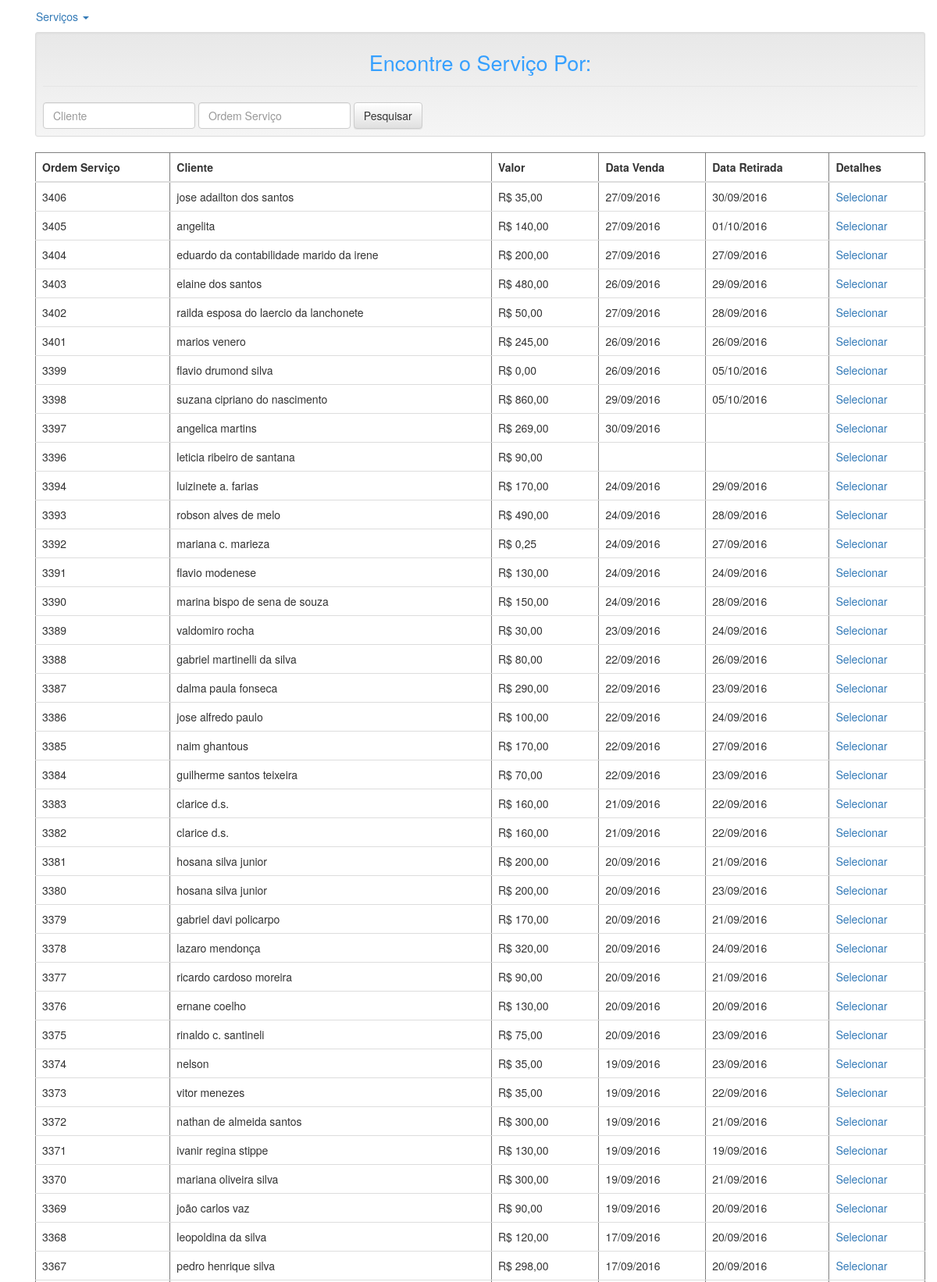
The page / (upper part) on the database its author committed.
### tables this page shows
CREATE TABLE `ordem_servico` (
  `id` int(11) NOT NULL,
  `data_venda` varchar(45) DEFAULT NULL,
  `data_retirada` varchar(45) DEFAULT NULL,
  `nome` varchar(250) DEFAULT NULL,
  `idade` int(11) DEFAULT NULL,
  `armacao` varchar(400) DEFAULT NULL,
  `lente` varchar(400) DEFAULT NULL,
  `grau_longe_od` varchar(250) DEFAULT NULL,
  `grau_longe_oe` varchar(250) DEFAULT NULL,
  `grau_perto_od` varchar(250) DEFAULT NULL,
  `grau_perto_oe` varchar(250) DEFAULT NULL,
  `valor` decimal(10,2) DEFAULT NULL,
  `forma_pagamento` varchar(400) DEFAULT NULL,
  `observacao` varchar(4000) DEFAULT NULL,
  `concluido` char(1) DEFAULT NULL,
  `email` varchar(250) DEFAULT NULL,
  `telefone` varchar(45) DEFAULT NULL,
  `celular` varchar(45) DEFAULT NULL,
  `data_cadastro` varchar(45) DEFAULT NULL,
  `os_manual` int(11) NOT NULL,
  `tipo_armacao` varchar(45) DEFAULT NULL,
  `atraves_de` varchar(45) DEFAULT NULL,
  `dp` varchar(45) DEFAULT NULL,
  `altura` varchar(45) DEFAULT NULL,
  `endereco` varchar(1000) DEFAULT NULL,
  `bairro` varchar(45) DEFAULT NULL,
  `vendedor` varchar(250) DEFAULT NULL
);

### index.php (the view, shortened to what this page needs)
<?php
require('header.php');
$ordem_servico = isset($_POST['ordem_servico']) ? $_POST['ordem_servico'] : '';
$nomeCliente = isset($_POST['cliente']) ? $_POST['cliente'] : '';
?>
<div class="container">
    <div class="row">
        <div class="col-md-12">
        <div class="well well-sm">
        <fieldset>
            <legend class="text-center header">Encontre o Serviço Por:</legend>
        </fieldset>
        <form class="form-inline" action="#" method="post" role="form">
          <div class="form-group">
                <input id="cliente" name="cliente" type="text" value="<?=$nomeCliente; ?>" placeholder="Cliente" class="form-control">
          </div>
          <div class="form-group" >
                <input class="form-control" id="ordem_servico" name="ordem_servico" type="text" placeholder="Ordem Serviço" value="<?=$ordem_servico; ?>" >
          </div>
            <button type='submit' class='btn btn-default'>Pesquisar</button>
        </form>
        </div>
        </div>
    </div>
<?php
$qordem_servico = ($ordem_servico != '')  ? "and os_manual = {$ordem_servico} " : '';
$qCliente = ($nomeCliente != '') ? "and nome like '%{$nomeCliente}%' " : '';
$queryN = "select * from ordem_servico
            where 1 = 1
            {$qordem_servico}
            {$qCliente}
            order by os_manual desc
";
echo "
    <table border='1' class='table table-hover'>
        <thead>
        <tr>
            <th>Ordem Serviço</th>
            <th>Cliente</th>
            <th>Valor</th>
            <th>Data Venda</th>
            <th>Data Retirada</th>
            <th>Detalhes</th>
        </tr>
        </thead>
        <tbody>";
    $conn = Conexao::getInstace();
    $q = mysqli_query($conn, $queryN);
    while($t = mysqli_fetch_assoc($q)){
        $val = 'R$ ' . number_format($t['valor'],2,",",".");
        $dt_venda = $t['data_venda'];
        $dt_retirada = $t['data_retirada'];
        echo "<tr>";
        echo "<td>{$t['os_manual']}</td>";
        echo "<td>{$t['nome']}</td>";
        echo "<td>{$val}</td>";
        echo "<td>{$dt_venda}</td>";
        echo "<td>{$dt_retirada}</td>";
        echo "<td><a href='/detalhesServico.php?id={$t['id']}'>Selecionar</a></td>";
        echo "</tr>";
    }
?>
        </tbody>
    </table>
</body>
</html>

### css/main.css (style rules this page uses)
.header { color: #36A0FF; font-size: 27px; padding: 10px; }

### rows shown on the page
ordem_servico: os_manual "3406", nome "jose adailton dos santos", valor "R$ 35,00", data_venda "27/09/2016", data_retirada "30/09/2016"
ordem_servico: os_manual "3405", nome "angelita", valor "R$ 140,00", data_venda "27/09/2016", data_retirada "01/10/2016"
ordem_servico: os_manual "3404", nome "eduardo da contabilidade marido da irene", valor "R$ 200,00", data_venda "27/09/2016", data_retirada "27/09/2016"
ordem_servico: os_manual "3403", nome "elaine dos santos", valor "R$ 480,00", data_venda "26/09/2016", data_retirada "29/09/2016"
ordem_servico: os_manual "3402", nome "railda esposa do laercio da lanchonete", valor "R$ 50,00", data_venda "27/09/2016", data_retirada "28/09/2016"
ordem_servico: os_manual "3401", nome "marios venero", valor "R$ 245,00", data_venda "26/09/2016", data_retirada "26/09/2016"
ordem_servico: os_manual "3399", nome "flavio drumond silva", valor "R$ 0,00", data_venda "26/09/2016", data_retirada "05/10/2016"
ordem_servico: os_manual "3398", nome "suzana cipriano do nascimento", valor "R$ 860,00", data_venda "29/09/2016", data_retirada "05/10/2016"
ordem_servico: os_manual "3397", nome "angelica martins", valor "R$ 269,00", data_venda "30/09/2016"
ordem_servico: os_manual "3396", nome "leticia ribeiro de santana", valor "R$ 90,00"
ordem_servico: os_manual "3394", nome "luizinete a. farias", valor "R$ 170,00", data_venda "24/09/2016", data_retirada "29/09/2016"
ordem_servico: os_manual "3393", nome "robson alves de melo", valor "R$ 490,00", data_venda "24/09/2016", data_retirada "28/09/2016"
ordem_servico: os_manual "3392", nome "mariana c. marieza", valor "R$ 0,25", data_venda "24/09/2016", data_retirada "27/09/2016"
ordem_servico: os_manual "3391", nome "flavio modenese", valor "R$ 130,00", data_venda "24/09/2016", data_retirada "24/09/2016"
ordem_servico: os_manual "3390", nome "marina bispo de sena de souza", valor "R$ 150,00", data_venda "24/09/2016", data_retirada "28/09/2016"
ordem_servico: os_manual "3389", nome "valdomiro rocha", valor "R$ 30,00", data_venda "23/09/2016", data_retirada "24/09/2016"
ordem_servico: os_manual "3388", nome "gabriel martinelli da silva", valor "R$ 80,00", data_venda "22/09/2016", data_retirada "26/09/2016"
ordem_servico: os_manual "3387", nome "dalma paula fonseca", valor "R$ 290,00", data_venda "22/09/2016", data_retirada "23/09/2016"
ordem_servico: os_manual "3386", nome "jose alfredo paulo", valor "R$ 100,00", data_venda "22/09/2016", data_retirada "24/09/2016"
ordem_servico: os_manual "3385", nome "naim ghantous", valor "R$ 170,00", data_venda "22/09/2016", data_retirada "27/09/2016"
ordem_servico: os_manual "3384", nome "guilherme santos teixeira", valor "R$ 70,00", data_venda "22/09/2016", data_retirada "23/09/2016"
ordem_servico: os_manual "3383", nome "clarice d.s.", valor "R$ 160,00", data_venda "21/09/2016", data_retirada "22/09/2016"
ordem_servico: os_manual "3382", nome "clarice d.s.", valor "R$ 160,00", data_venda "21/09/2016", data_retirada "22/09/2016"
ordem_servico: os_manual "3381", nome "hosana silva junior", valor "R$ 200,00", data_venda "20/09/2016", data_retirada "21/09/2016"
ordem_servico: os_manual "3380", nome "hosana silva junior", valor "R$ 200,00", data_venda "20/09/2016", data_retirada "23/09/2016"
ordem_servico: os_manual "3379", nome "gabriel davi policarpo", valor "R$ 170,00", data_venda "20/09/2016", data_retirada "21/09/2016"
ordem_servico: os_manual "3378", nome "lazaro mendonça", valor "R$ 320,00", data_venda "20/09/2016", data_retirada "24/09/2016"
ordem_servico: os_manual "3377", nome "ricardo cardoso moreira", valor "R$ 90,00", data_venda "20/09/2016", data_retirada "21/09/2016"
ordem_servico: os_manual "3376", nome "ernane coelho", valor "R$ 130,00", data_venda "20/09/2016", data_retirada "20/09/2016"
ordem_servico: os_manual "3375", nome "rinaldo c. santineli", valor "R$ 75,00", data_venda "20/09/2016", data_retirada "23/09/2016"
ordem_servico: os_manual "3374", nome "nelson", valor "R$ 35,00", data_venda "19/09/2016", data_retirada "23/09/2016"
ordem_servico: os_manual "3373", nome "vitor menezes", valor "R$ 35,00", data_venda "19/09/2016", data_retirada "22/09/2016"
ordem_servico: os_manual "3372", nome "nathan de almeida santos", valor "R$ 300,00", data_venda "19/09/2016", data_retirada "21/09/2016"
ordem_servico: os_manual "3371", nome "ivanir regina stippe", valor "R$ 130,00", data_venda "19/09/2016", data_retirada "19/09/2016"
ordem_servico: os_manual "3370", nome "mariana oliveira silva", valor "R$ 300,00", data_venda "19/09/2016", data_retirada "21/09/2016"
ordem_servico: os_manual "3369", nome "joão carlos vaz", valor "R$ 90,00", data_venda "19/09/2016", data_retirada "20/09/2016"
ordem_servico: os_manual "3368", nome "leopoldina da silva", valor "R$ 120,00", data_venda "17/09/2016", data_retirada "20/09/2016"
ordem_servico: os_manual "3367", nome "pedro henrique silva", valor "R$ 298,00", data_venda "17/09/2016", data_retirada "20/09/2016"
